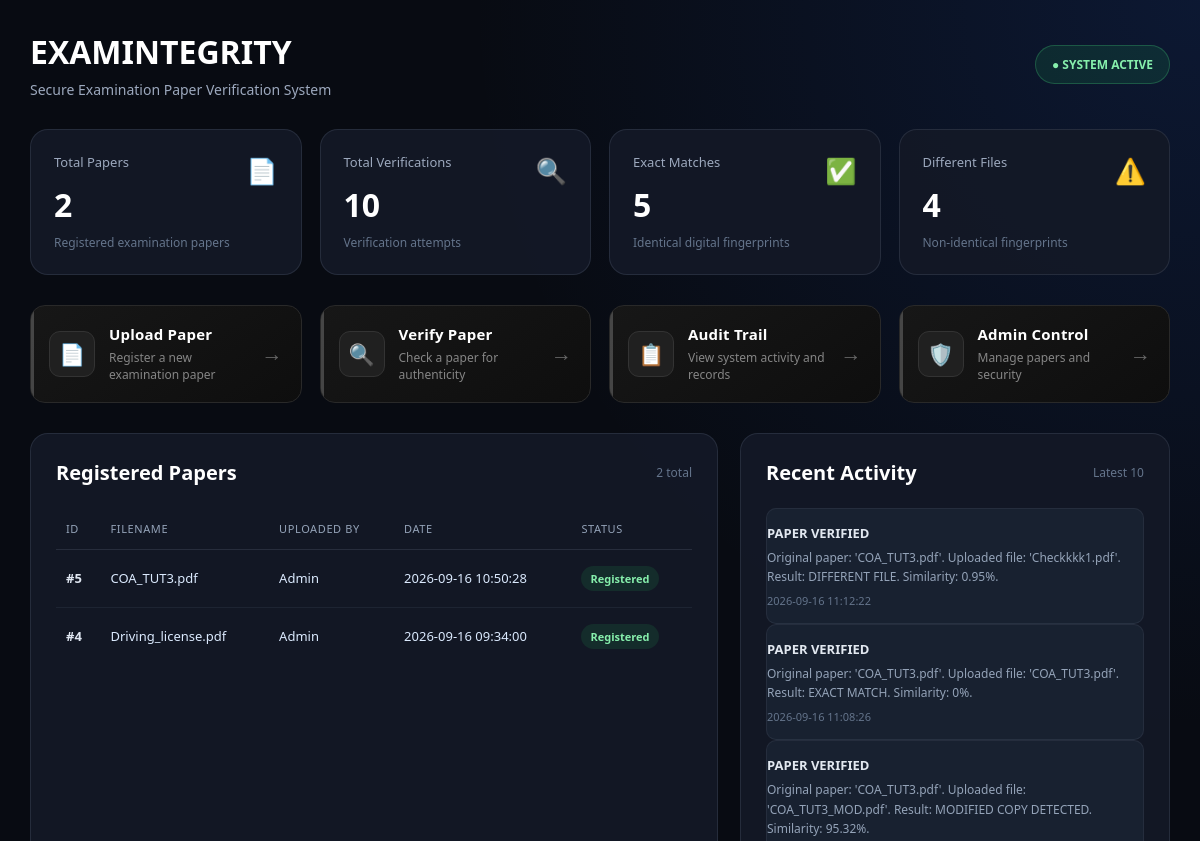
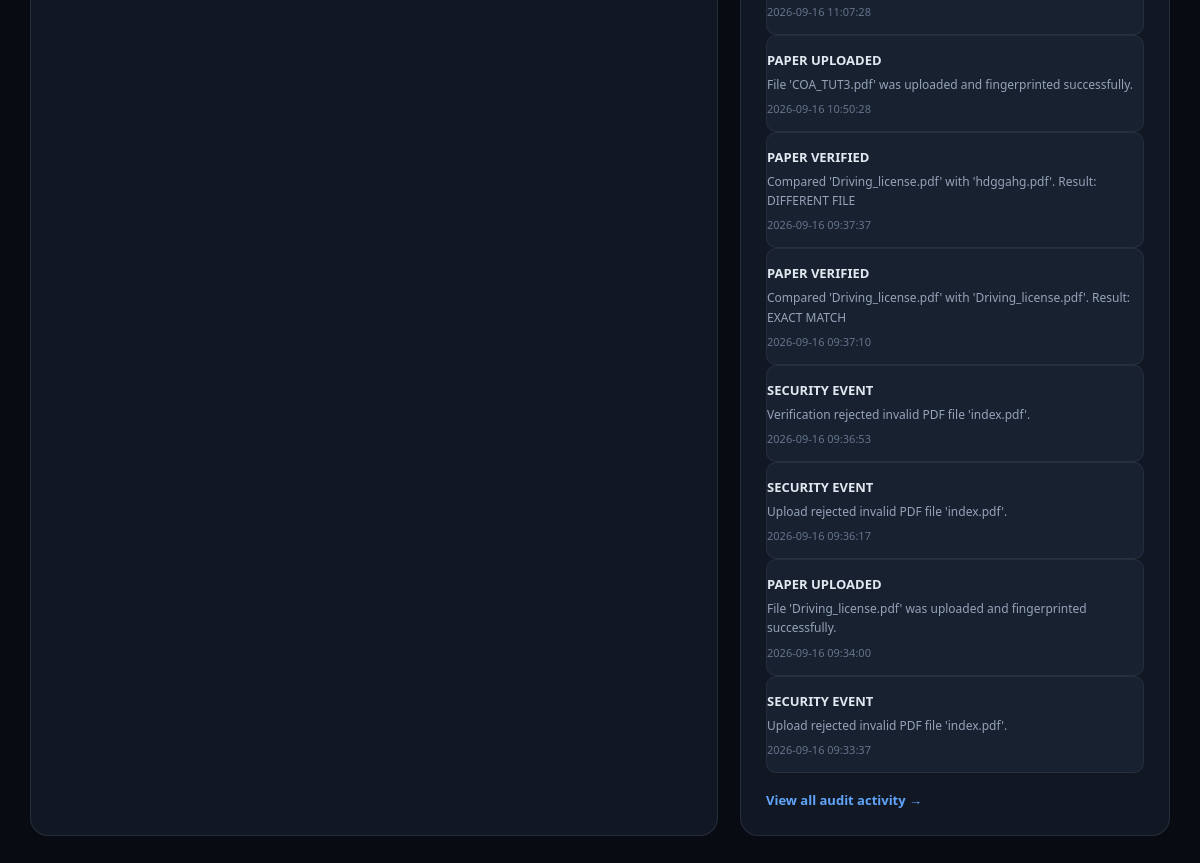
The app's page /, older data (2 pictures, top to bottom).
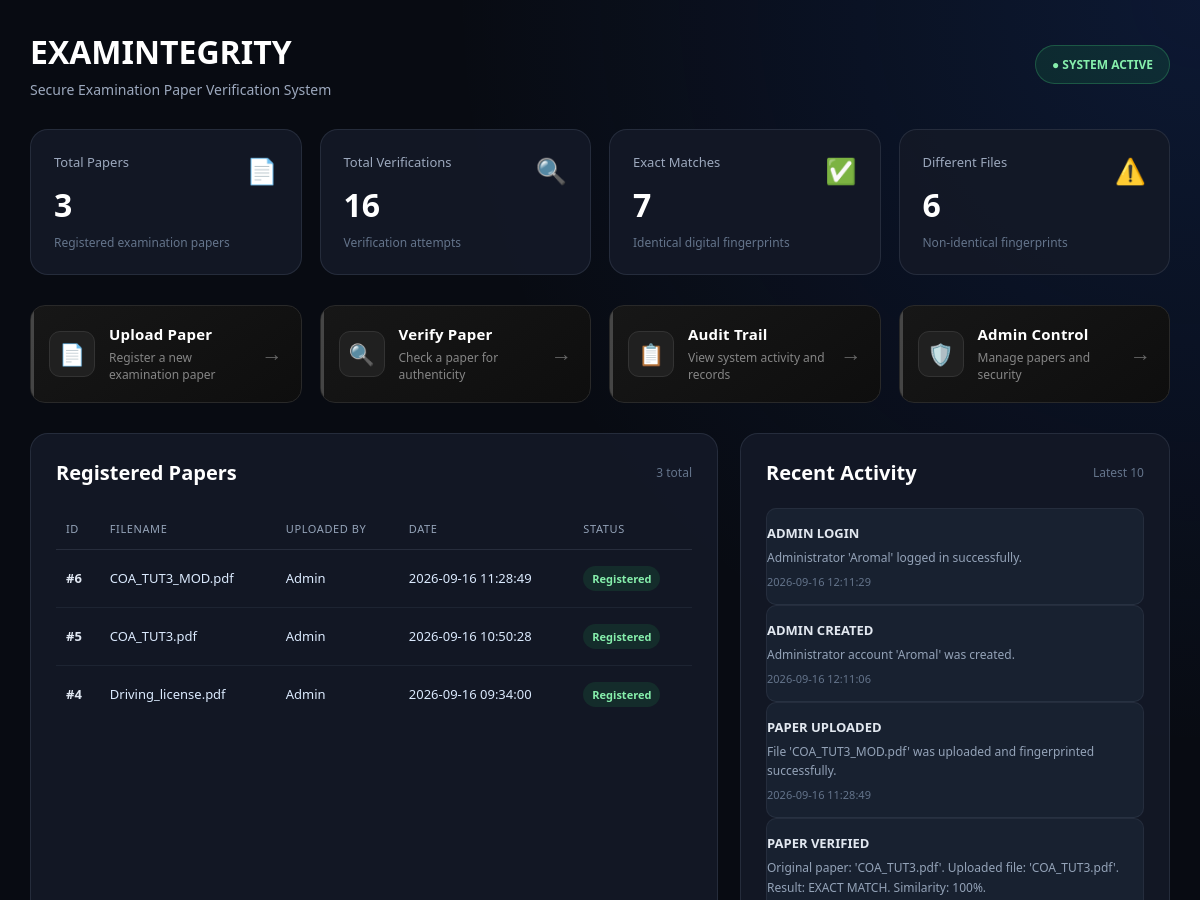
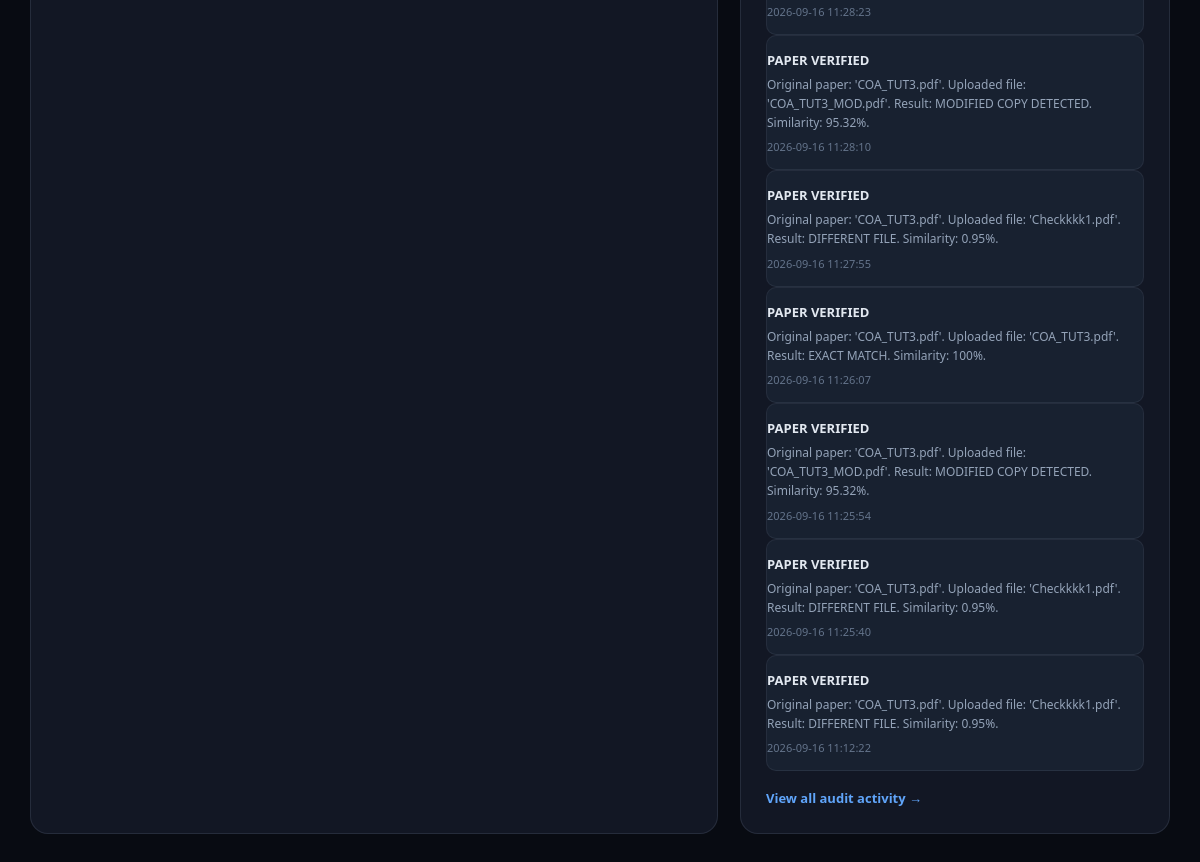
The same page, newer data (2 pictures, top to bottom).
### tables this page shows
CREATE TABLE papers (
            id INTEGER PRIMARY KEY AUTOINCREMENT,
            filename TEXT NOT NULL,
            fingerprint TEXT NOT NULL,
            uploaded_by TEXT NOT NULL,
            uploaded_at TEXT NOT NULL
        , stored_filename TEXT);

CREATE TABLE audit_logs (
            id INTEGER PRIMARY KEY AUTOINCREMENT,
            action TEXT NOT NULL,
            details TEXT NOT NULL,
            created_at TEXT NOT NULL
        );

### app.py (the view)
@app.route("/")
def home():
    conn = get_db_connection()
    papers = conn.execute(
        "SELECT * FROM papers ORDER BY id DESC"
    ).fetchall()
    audit_logs = conn.execute(
        "SELECT * FROM audit_logs ORDER BY id DESC LIMIT 10"
    ).fetchall()
    total_papers = conn.execute(
        "SELECT COUNT(*) FROM papers"
    ).fetchone()[0]
    total_verifications = conn.execute(
        """
        SELECT COUNT(*)
        FROM audit_logs
        WHERE action = 'PAPER VERIFIED'
        """
    ).fetchone()[0]
    exact_matches = conn.execute(
        """
        SELECT COUNT(*)
        FROM audit_logs
        WHERE action = 'PAPER VERIFIED'
        AND details LIKE '%Result: EXACT MATCH%'
        """
    ).fetchone()[0]
    different_files = conn.execute(
        """
        SELECT COUNT(*)
        FROM audit_logs
        WHERE action = 'PAPER VERIFIED'
        AND (
            details LIKE '%Result: DIFFERENT FILE%'
            OR details LIKE '%Result: DIFFERENT PAPER%'
        )
        """
    ).fetchone()[0]
    conn.close()
    return render_template(
        "index.html",
        papers=papers,
        audit_logs=audit_logs,
        total_papers=total_papers,
        total_verifications=total_verifications,
        exact_matches=exact_matches,
        different_files=different_files
    )

### app.py (called while the page is built)
def get_db_connection():
    conn = sqlite3.connect(DATABASE_FILE)
    conn.row_factory = sqlite3.Row
    return conn

### templates/index.html (shortened to what the changed rows need)
<!DOCTYPE html>
<html lang="en">
<head>
    <link rel="stylesheet"
          href="{{ url_for('static', filename='style.css') }}">
</head>
<body>
<div class="dashboard-page">
    <div class="dashboard-container">
        <header class="dashboard-header">
            <div class="brand-section">
                <h1>
                    EXAMINTEGRITY
                </h1>
            </div>
        </header>
        <section class="stats-grid">
            <div class="stat-card">
                <div class="stat-icon">
                    📄
                </div>
                <div class="stat-label">
                    Total Papers
                </div>
                <div class="stat-number">
                    {{ total_papers }}
                </div>
                <div class="stat-description">
                    Registered examination papers
                </div>
            </div>
            <div class="stat-card">
                <div class="stat-icon">
                    🔍
                </div>
                <div class="stat-label">
                    Total Verifications
                </div>
                <div class="stat-number">
                    {{ total_verifications }}
                </div>
                <div class="stat-description">
                    Verification attempts
                </div>
            </div>
            <div class="stat-card">
                <div class="stat-icon">
                    ✅
                </div>
                <div class="stat-label">
                    Exact Matches
                </div>
                <div class="stat-number">
                    {{ exact_matches }}
                </div>
                <div class="stat-description">
                    Identical digital fingerprints
                </div>
            </div>
            <div class="stat-card">
                <div class="stat-icon">
                    ⚠️
                </div>
                <div class="stat-label">
                    Different Files
                </div>
                <div class="stat-number">
                    {{ different_files }}
                </div>
                <div class="stat-description">
                    Non-identical fingerprints
                </div>
            </div>
        </section>
        <section class="content-grid">
            <div class="dashboard-card">
                <div class="card-heading">
                    <h2>
                        Registered Papers
                    </h2>
                    <span>
                        {{ total_papers }} total
                    </span>
                </div>
                {% if papers %}
                    <div class="table-wrapper">
                        <table>
                            <thead>
                                <tr>
                                    <th>
                                        ID
                                    </th>
                                    <th>
                                        Filename
                                    </th>
                                    <th>
                                        Uploaded By
                                    </th>
                                    <th>
                                        Date
                                    </th>
                                    <th>
                                        Status
                                    </th>
                                </tr>
                            </thead>
                            <tbody>
                                {% for paper in papers %}
                                    <tr>
                                        <td class="paper-id">
                                            #{{ paper["id"] }}
                                        </td>
                                        <td>
                                            {{ paper["filename"] }}
                                        </td>
                                        <td>
                                            {{ paper["uploaded_by"] }}
                                        </td>
                                        <td>
                                            {{ paper["uploaded_at"] }}
                                        </td>
                                        <td>
                                            <span class="status-pill">
                                                Registered
                                            </span>
                                        </td>
                                    </tr>
                                {% endfor %}
                            </tbody>
                        </table>
                    </div>
                {% else %}
                    <div class="empty-state">
                        No examination papers have been
                        registered yet.
                    </div>
                {% endif %}
            </div>
            <div class="dashboard-card">
                <div class="card-heading">
                    <h2>
                        Recent Activity
                    </h2>
                </div>
                {% if audit_logs %}
                    {% for log in audit_logs %}
                        <div class="audit-item">
                            <div class="audit-action">
                                {{ log["action"] }}
                            </div>
                            <div class="audit-details">
                                {{ log["details"] }}
                            </div>
                            <div class="audit-time">
                                {{ log["created_at"] }}
                            </div>
                        </div>
                    {% endfor %}
                {% else %}
                    <div class="empty-state">
                        No activity recorded yet.
                    </div>
                {% endif %}
            </div>
        </section>
    </div>
</div>
</body>
</html>

Row changes from the older to the newer data that the page shows:
no longer on this page (row unchanged): audit_logs: action "PAPER VERIFIED", details "Original paper: 'COA_TUT3.pdf'. Uploaded file: 'COA_TUT3.pdf'. Result: EXACT MATCH. Similarity: 0%.", created_at "2026-09-16 11:08:26"
no longer on this page (row unchanged): audit_logs: action "PAPER VERIFIED", details "Original paper: 'COA_TUT3.pdf'. Uploaded file: 'COA_TUT3_MOD.pdf'. Result: MODIFIED COPY DETECTED. Similarity: 95.32%.", created_at "2026-09-16 11:07:28"
no longer on this page (row unchanged): audit_logs: action "PAPER UPLOADED", details "File 'COA_TUT3.pdf' was uploaded and fingerprinted successfully.", created_at "2026-09-16 10:50:28"
no longer on this page (row unchanged): audit_logs: action "PAPER VERIFIED", details "Compared 'Driving_license.pdf' with 'hdggahg.pdf'. Result: DIFFERENT FILE", created_at "2026-09-16 09:37:37"
no longer on this page (row unchanged): audit_logs: action "PAPER VERIFIED", details "Compared 'Driving_license.pdf' with 'Driving_license.pdf'. Result: EXACT MATCH", created_at "2026-09-16 09:37:10"
no longer on this page (row unchanged): audit_logs: action "SECURITY EVENT", details "Verification rejected invalid PDF file 'index.pdf'.", created_at "2026-09-16 09:36:53"
no longer on this page (row unchanged): audit_logs: action "SECURITY EVENT", details "Upload rejected invalid PDF file 'index.pdf'.", created_at "2026-09-16 09:36:17"
no longer on this page (row unchanged): audit_logs: action "PAPER UPLOADED", details "File 'Driving_license.pdf' was uploaded and fingerprinted successfully.", created_at "2026-09-16 09:34:00"
no longer on this page (row unchanged): audit_logs: action "SECURITY EVENT", details "Upload rejected invalid PDF file 'index.pdf'.", created_at "2026-09-16 09:33:37"
added papers: id "6", filename "COA_TUT3_MOD.pdf", uploaded_by "Admin", uploaded_at "2026-09-16 11:28:49"
added audit_logs: action "ADMIN LOGIN", details "Administrator 'Aromal' logged in successfully.", created_at "2026-09-16 12:11:29"
added audit_logs: action "ADMIN CREATED", details "Administrator account 'Aromal' was created.", created_at "2026-09-16 12:11:06"
added audit_logs: action "PAPER UPLOADED", details "File 'COA_TUT3_MOD.pdf' was uploaded and fingerprinted successfully.", created_at "2026-09-16 11:28:49"
added audit_logs: action "PAPER VERIFIED", details "Original paper: 'COA_TUT3.pdf'. Uploaded file: 'COA_TUT3.pdf'. Result: EXACT MATCH. Similarity: 100%.", created_at "2026-09-16 11:28:23"
added audit_logs: action "PAPER VERIFIED", details "Original paper: 'COA_TUT3.pdf'. Uploaded file: 'COA_TUT3_MOD.pdf'. Result: MODIFIED COPY DETECTED. Similarity: 95.32%.", created_at "2026-09-16 11:28:10"
added audit_logs: action "PAPER VERIFIED", details "Original paper: 'COA_TUT3.pdf'. Uploaded file: 'Checkkkk1.pdf'. Result: DIFFERENT FILE. Similarity: 0.95%.", created_at "2026-09-16 11:27:55"
added audit_logs: action "PAPER VERIFIED", details "Original paper: 'COA_TUT3.pdf'. Uploaded file: 'COA_TUT3.pdf'. Result: EXACT MATCH. Similarity: 100%.", created_at "2026-09-16 11:26:07"
added audit_logs: action "PAPER VERIFIED", details "Original paper: 'COA_TUT3.pdf'. Uploaded file: 'COA_TUT3_MOD.pdf'. Result: MODIFIED COPY DETECTED. Similarity: 95.32%.", created_at "2026-09-16 11:25:54"
added audit_logs: action "PAPER VERIFIED", details "Original paper: 'COA_TUT3.pdf'. Uploaded file: 'Checkkkk1.pdf'. Result: DIFFERENT FILE. Similarity: 0.95%.", created_at "2026-09-16 11:25:40"
Text that changed along with them:
{{ total_papers }}: "2" → "3"
{{ total_verifications }}: "10" → "16"
{{ exact_matches }}: "5" → "7"
{{ different_files }}: "4" → "6"
